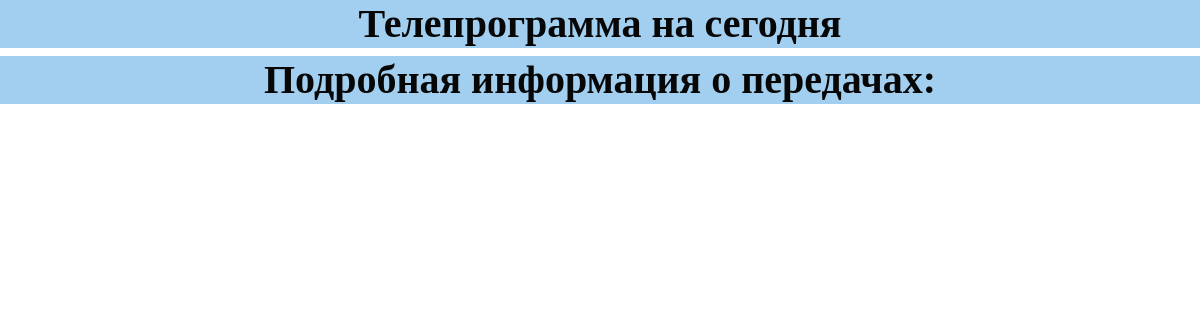
/, run on an earlier commit of the app's database.
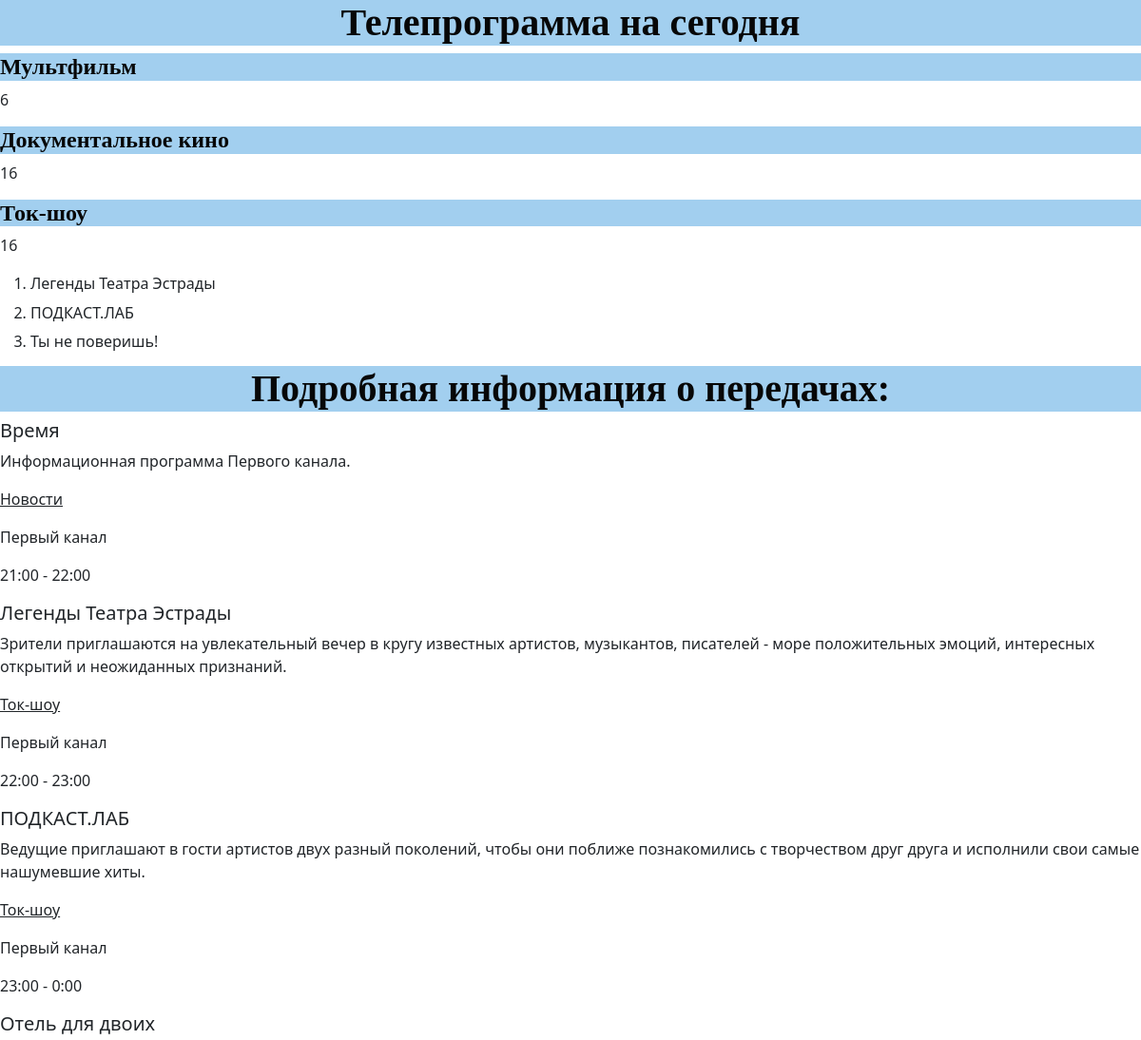
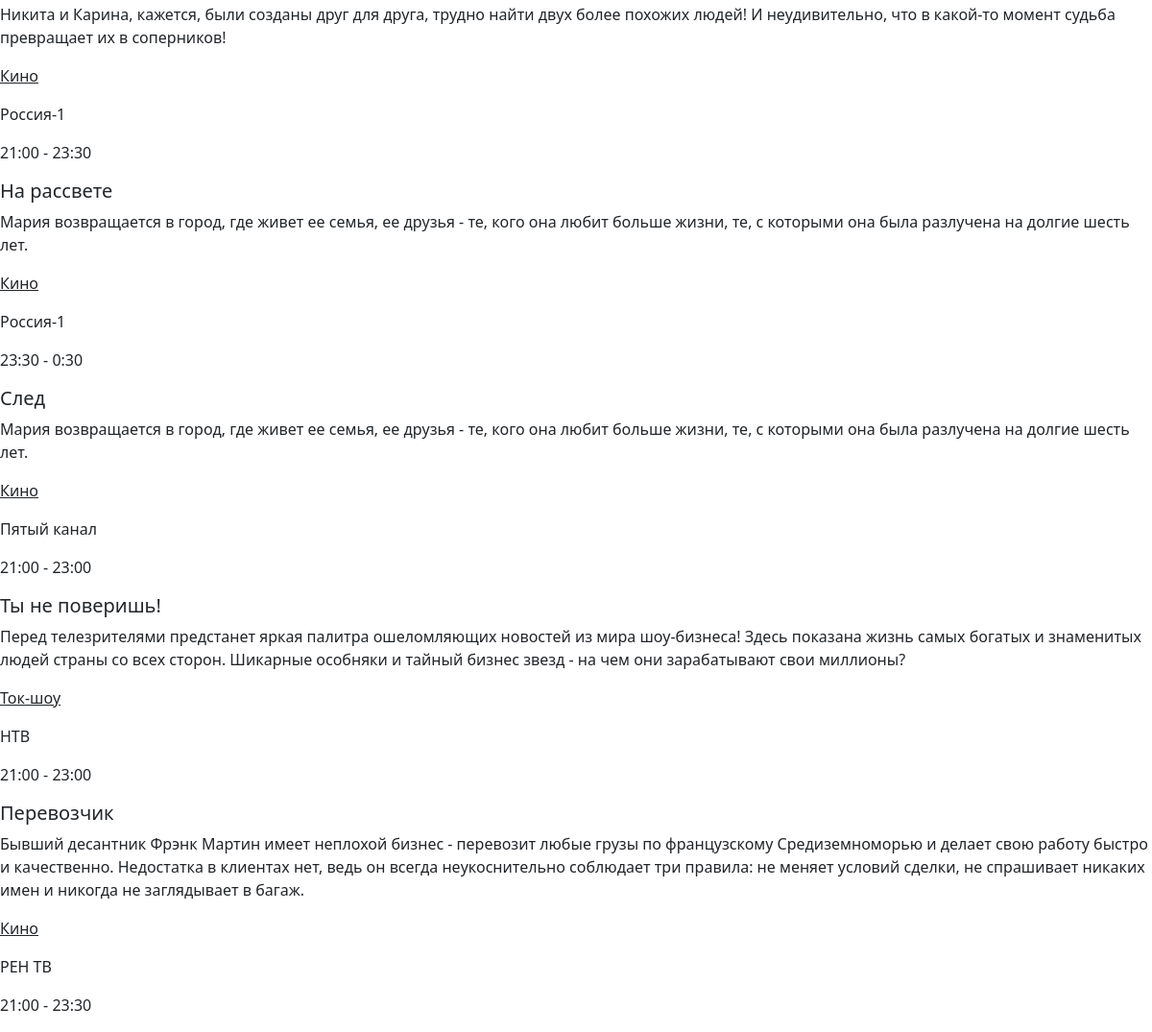
And on a later commit of the database (2 pictures, top to bottom).
### btest/models.py (models this page shows)
class Type(models.Model):
  title = models.CharField(max_length=30, verbose_name='Название типа передачи')
  content = models.CharField(max_length=30, verbose_name='Возрастной ценз')
  class Meta:
    verbose_name_plural = 'Типы передач'
    verbose_name = 'Тип передач'

class TVShows(models.Model):
  title = models.CharField(max_length=30, verbose_name='Название передачи')
  content = models.TextField(null=True, blank=True, verbose_name='Описание')
  type = models.TextField(null=True, blank=True, verbose_name='Тип передачи')
  chanell = models.TextField(null=True, blank=True, verbose_name='Канал трансляции')
  timestart = models.TimeField(null=True, blank=True, verbose_name='Время начала')
  timeend = models.TimeField(null=True, blank=True, verbose_name='Время окончания')
  class Meta:
    verbose_name_plural = 'Передачи'
    verbose_name = 'Передача'

### btest/views.py (the view)
# urls.py: path('', index),
def index(request):
    bbs = Chanells.objects.all()
    tv_shows = TVShows.objects.all()
    type_shows = Type.objects.all()
    data = {'bbs': bbs, 'tv_shows': tv_shows, 'type_shows': type_shows}
    return HttpResponse(render(request, "btest/index.html", data))

### btest/templates/btest/index.html (shortened to what this page needs)
<!DOCTYPE html>
<html lang="ru">
<head>
	{% load bootstrap5 %}
	{% bootstrap_css %}
</head>
<body>
	<h1><center><b>Телепрограмма на сегодня</b></center></h1>
    {% for type_show in type_shows %}
    <div>
        <h4><b>{{ type_show.title }}</b></h4>
        <p>{{ type_show.content }}</p>
	</div>
    <ol>
    {% for tv_show in tv_shows %}
    {% if tv_show.type == type_show.title %}
    <li>
    <div>
        <h6>{{ tv_show.title }}</h6>
	</div>
    </li>
    {% endif %}
    {% endfor %}
    </ol>
    {% endfor %}
    <h1><center><b>Подробная информация о передачах:</b></center></h1>
    {% for tv_show in tv_shows %}
    <div>
        <h5>{{ tv_show.title }}</h5>
        <p>{{ tv_show.content }}</p>
        <p><u>{{ tv_show.type }}</u></p>
        <p>{{ tv_show.chanell }}</p>
        <p>{{ tv_show.timestart }} {{'-'}} {{ tv_show.timeend }}</p>
    </div>
    {% endfor %}
</body>
</html>

What changed in the data, as far as the page shows it:
added Type: title "Мультфильм", content "6"
added Type: title "Документальное кино", content "16"
added Type: title "Ток-шоу", content "16"
added TVShows: title "Легенды Театра Эстрады", content "Зрители приглашаются на увлекательный вечер в кругу известных артистов, музыкантов, писателей - море положительных эмоций, интересных открытий и неожиданных признаний.", type "Ток-шоу", chanell "Первый канал", timestart "22:00", value "-", timeend "23:00"
added TVShows: title "ПОДКАСТ.ЛАБ", content "Ведущие приглашают в гости артистов двух разный поколений, чтобы они поближе познакомились с творчеством друг друга и исполнили свои самые нашумевшие хиты.", type "Ток-шоу", chanell "Первый канал", timestart "23:00", value "-", timeend "0:00"
added TVShows: title "Ты не поверишь!", content "Перед телезрителями предстанет яркая палитра ошеломляющих новостей из мира шоу-бизнеса! Здесь показана жизнь самых богатых и знаменитых людей страны со всех сторон. Шикарные особняки и тайный бизнес звезд - на чем они зарабатывают свои миллионы?", type "Ток-шоу", chanell "НТВ", timestart "21:00", value "-", timeend "23:00"
added TVShows: title "Время", content "Информационная программа Первого канала.", type "Новости", chanell "Первый канал", timestart "21:00", value "-", timeend "22:00"
added TVShows: title "Отель для двоих", content "Никита и Карина, кажется, были созданы друг для друга, трудно найти двух более похожих людей! И неудивительно, что в какой-то момент судьба превращает их в соперников!", type "Кино", chanell "Россия-1", timestart "21:00", value "-", timeend "23:30"
added TVShows: title "На рассвете", content "Мария возвращается в город, где живет ее семья, ее друзья - те, кого она любит больше жизни, те, с которыми она была разлучена на долгие шесть лет.", type "Кино", chanell "Россия-1", timestart "23:30", value "-", timeend "0:30"
added TVShows: title "След", content "Мария возвращается в город, где живет ее семья, ее друзья - те, кого она любит больше жизни, те, с которыми она была разлучена на долгие шесть лет.", type "Кино", chanell "Пятый канал", timestart "21:00", value "-", timeend "23:00"
added TVShows: title "Перевозчик", content "Бывший десантник Фрэнк Мартин имеет неплохой бизнес - перевозит любые грузы по французскому Средиземноморью и делает свою работу быстро и качественно. Недостатка в клиентах нет, ведь он всегда неукоснительно соблюдает три правила: не меняет условий сделки, не спрашивает никаких имен и никогда не заглядывает в багаж.", type "Кино", chanell "РЕН ТВ", timestart "21:00", value "-", timeend "23:30"
